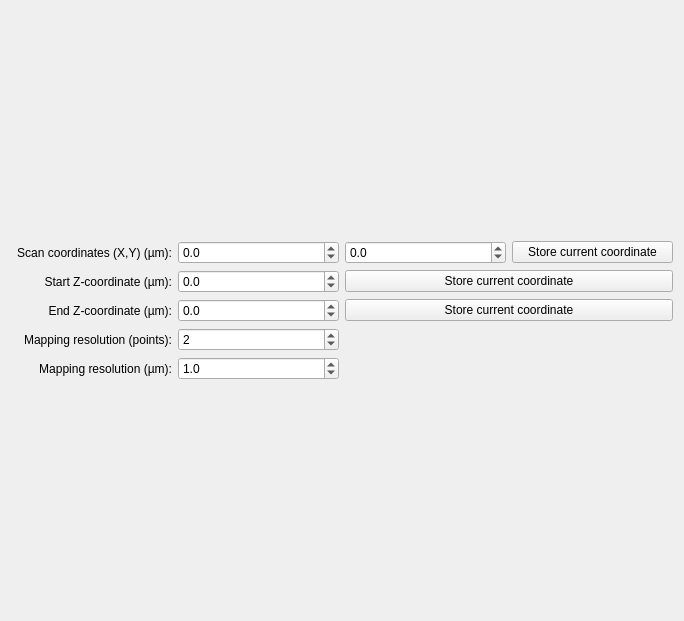
<?xml version="1.0" encoding="UTF-8"?>
<ui version="4.0">
 <class>singlePointZScan</class>
 <widget class="QWidget" name="singlePointZScan">
  <property name="geometry">
   <rect>
    <x>0</x>
    <y>0</y>
    <width>684</width>
    <height>621</height>
   </rect>
  </property>
  <property name="windowTitle">
   <string>Form</string>
  </property>
  <layout class="QVBoxLayout" name="verticalLayout_2">
   <item>
    <layout class="QVBoxLayout" name="main_layout">
     <item>
      <layout class="QGridLayout" name="gridLayout">
       <item row="3" column="0">
        <widget class="QLabel" name="label_4">
         <property name="text">
          <string>Mapping resolution (points):</string>
         </property>
         <property name="alignment">
          <set>Qt::AlignmentFlag::AlignRight|Qt::AlignmentFlag::AlignTrailing|Qt::AlignmentFlag::AlignVCenter</set>
         </property>
        </widget>
       </item>
       <item row="2" column="0">
        <widget class="QLabel" name="label_3">
         <property name="text">
          <string>End Z-coordinate (µm):</string>
         </property>
         <property name="alignment">
          <set>Qt::AlignmentFlag::AlignRight|Qt::AlignmentFlag::AlignTrailing|Qt::AlignmentFlag::AlignVCenter</set>
         </property>
        </widget>
       </item>
       <item row="0" column="0">
        <widget class="QLabel" name="label">
         <property name="text">
          <string>Scan coordinates (X,Y) (µm):</string>
         </property>
         <property name="alignment">
          <set>Qt::AlignmentFlag::AlignRight|Qt::AlignmentFlag::AlignTrailing|Qt::AlignmentFlag::AlignVCenter</set>
         </property>
        </widget>
       </item>
       <item row="1" column="0">
        <widget class="QLabel" name="label_2">
         <property name="text">
          <string>Start Z-coordinate (µm):</string>
         </property>
         <property name="alignment">
          <set>Qt::AlignmentFlag::AlignRight|Qt::AlignmentFlag::AlignTrailing|Qt::AlignmentFlag::AlignVCenter</set>
         </property>
        </widget>
       </item>
       <item row="4" column="0">
        <widget class="QLabel" name="label_5">
         <property name="text">
          <string>Mapping resolution (µm):</string>
         </property>
         <property name="alignment">
          <set>Qt::AlignmentFlag::AlignRight|Qt::AlignmentFlag::AlignTrailing|Qt::AlignmentFlag::AlignVCenter</set>
         </property>
        </widget>
       </item>
       <item row="0" column="3">
        <widget class="QPushButton" name="btn_storeXY">
         <property name="text">
          <string>Store current coordinate</string>
         </property>
        </widget>
       </item>
       <item row="2" column="2" colspan="2">
        <widget class="QPushButton" name="btn_storeZEnd">
         <property name="text">
          <string>Store current coordinate</string>
         </property>
        </widget>
       </item>
       <item row="1" column="2" colspan="2">
        <widget class="QPushButton" name="btn_storeZStart">
         <property name="text">
          <string>Store current coordinate</string>
         </property>
        </widget>
       </item>
       <item row="0" column="1">
        <widget class="QDoubleSpinBox" name="spin_coorx">
         <property name="decimals">
          <number>1</number>
         </property>
         <property name="minimum">
          <double>-1000000.000000000000000</double>
         </property>
         <property name="maximum">
          <double>1000000.000000000000000</double>
         </property>
        </widget>
       </item>
       <item row="0" column="2">
        <widget class="QDoubleSpinBox" name="spin_coory">
         <property name="decimals">
          <number>1</number>
         </property>
         <property name="minimum">
          <double>-1000000.000000000000000</double>
         </property>
         <property name="maximum">
          <double>1000000.000000000000000</double>
         </property>
        </widget>
       </item>
       <item row="1" column="1">
        <widget class="QDoubleSpinBox" name="spin_coorZStart">
         <property name="decimals">
          <number>1</number>
         </property>
         <property name="minimum">
          <double>-1000000.000000000000000</double>
         </property>
         <property name="maximum">
          <double>1000000.000000000000000</double>
         </property>
        </widget>
       </item>
       <item row="2" column="1">
        <widget class="QDoubleSpinBox" name="spin_coorZEnd">
         <property name="decimals">
          <number>1</number>
         </property>
         <property name="minimum">
          <double>-1000000.000000000000000</double>
         </property>
         <property name="maximum">
          <double>1000000.000000000000000</double>
         </property>
        </widget>
       </item>
       <item row="4" column="1">
        <widget class="QDoubleSpinBox" name="spin_resUm">
         <property name="decimals">
          <number>1</number>
         </property>
         <property name="maximum">
          <double>1000000.000000000000000</double>
         </property>
         <property name="value">
          <double>1.000000000000000</double>
         </property>
        </widget>
       </item>
       <item row="3" column="1">
        <widget class="QSpinBox" name="spin_resPt">
         <property name="minimum">
          <number>1</number>
         </property>
         <property name="maximum">
          <number>1000000</number>
         </property>
         <property name="value">
          <number>2</number>
         </property>
        </widget>
       </item>
      </layout>
     </item>
    </layout>
   </item>
  </layout>
 </widget>
 <tabstops>
  <tabstop>spin_coorx</tabstop>
  <tabstop>spin_coory</tabstop>
  <tabstop>btn_storeXY</tabstop>
  <tabstop>spin_coorZStart</tabstop>
  <tabstop>btn_storeZStart</tabstop>
  <tabstop>spin_coorZEnd</tabstop>
  <tabstop>btn_storeZEnd</tabstop>
  <tabstop>spin_resPt</tabstop>
  <tabstop>spin_resUm</tabstop>
 </tabstops>
 <resources/>
 <connections/>
</ui>
